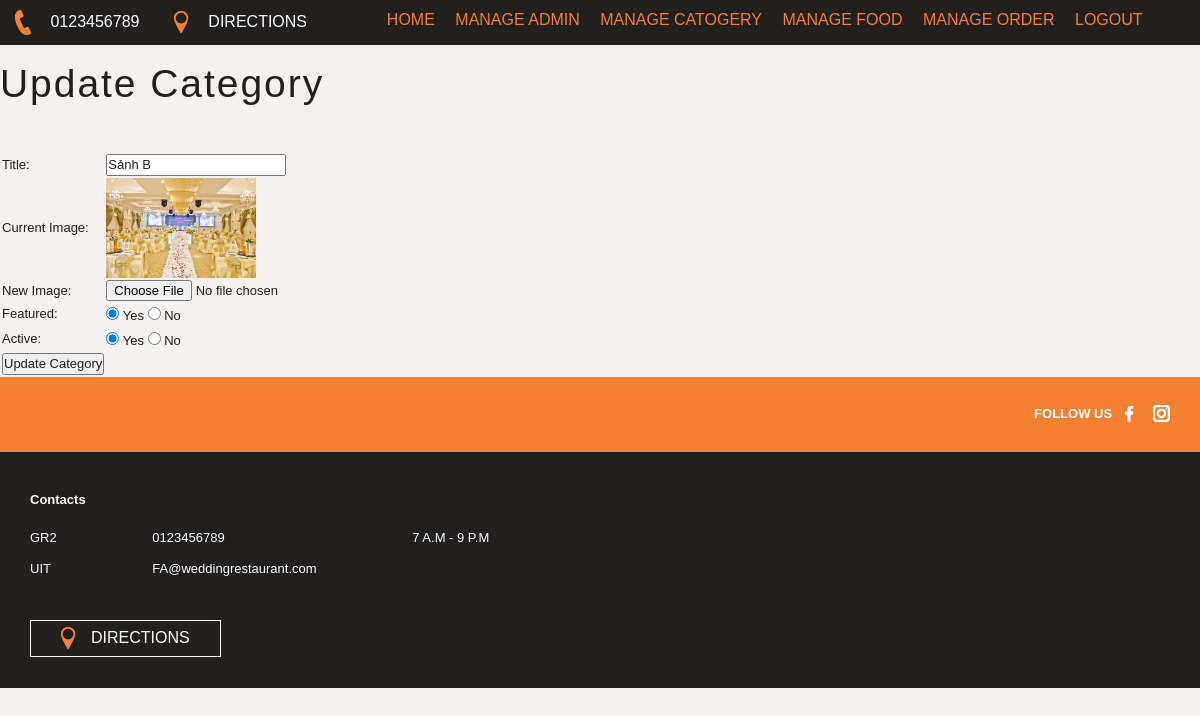
Screenshot of /weddinghall/admin/update-category.php?id=21 (signed in) with the database file from the repository.
### tables this page shows
CREATE TABLE `tbl_category` (
  `id` int(10) UNSIGNED NOT NULL,
  `title` varchar(100) NOT NULL,
  `image_name` varchar(255) NOT NULL,
  `featured` varchar(10) NOT NULL,
  `active` varchar(10) NOT NULL
);

### weddinghall/admin/update-category.php (the view, shortened to what this page needs)
<?php include('partials/menu.php'); ?>
<div class="main-content">
    <div class="wrapper">
        <h1>Update Category</h1>
        <br><br>
        <?php
            if(isset($_GET['id']))
            {
                $id = $_GET['id'];
                $sql = "SELECT * FROM tbl_category WHERE id=$id";
                $res = mysqli_query($conn, $sql);
                $count = mysqli_num_rows($res);
                if($count==1)
                {
                    $row = mysqli_fetch_assoc($res);
                    $title = $row['title'];
                    $current_image = $row['image_name'];
                    $featured = $row['featured'];
                    $active = $row['active'];
                }
                else
                {
                    $_SESSION['no-category-found'] = "<div class='error'>Category not Found.</div>";
                    header('location:'.SITEURL.'admin/manage-category.php');
                }
            }
            else
            {
                header('location:'.SITEURL.'admin/manage-category.php');
            }
        ?>
        <form action="" method="POST" enctype="multipart/form-data">
            <table class="tbl-30">
                <tr>
                    <td>Title: </td>
                    <td>
                        <input type="text" name="title" value="<?php echo $title; ?>">
                    </td>
                </tr>
                <tr>
                    <td>Current Image: </td>
                    <td>
                        <?php
                            if($current_image != "")
                            {
                                ?>
                                <img src="<?php echo SITEURL; ?>images/category/<?php echo $current_image; ?>" width="150px">
                                <?php
                            }
                            else
                            {
                                echo "<div class='error'>Image Not Added.</div>";
                            }
                        ?>
                    </td>
                </tr>
                <tr>
                    <td>New Image: </td>
                    <td>
                        <input type="file" name="image">
                    </td>
                </tr>
                <tr>
                    <td>Featured: </td>
                    <td>
                        <input <?php if($featured=="Yes"){echo "checked";} ?> type="radio" name="featured" value="Yes"> Yes
                        <input <?php if($featured=="No"){echo "checked";} ?> type="radio" name="featured" value="No"> No
                    </td>
                </tr>
                <tr>
                    <td>Active: </td>
                    <td>
                        <input <?php if($active=="Yes"){echo "checked";} ?> type="radio" name="active" value="Yes"> Yes
                        <input <?php if($active=="No"){echo "checked";} ?> type="radio" name="active" value="No"> No
                    </td>
                </tr>
                <tr>
                    <td>
                        <input type="submit" name="submit" value="Update Category" class="btn-secondary">
                    </td>
                </tr>
            </table>
        </form>
    </div>
</div>
<?php include('partials/footer.php'); ?>

### weddinghall/css/style.css (style rules this page uses)
* { margin: 0 0; padding: 0 0; font-family: Arial, Helvetica, sans-serif; }

### rows the page displays
tbl_category: title "Sảnh B", image_name (picture), featured "☑", active "☑"
